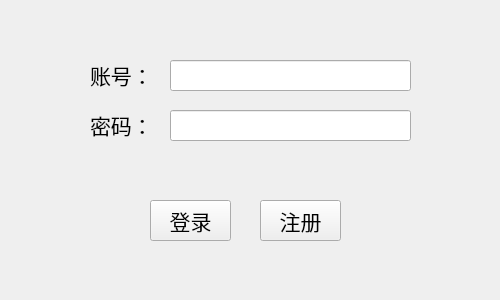
<?xml version="1.0" encoding="UTF-8"?>
<ui version="4.0">
 <class>Login</class>
 <widget class="QWidget" name="Login">
  <property name="geometry">
   <rect>
    <x>0</x>
    <y>0</y>
    <width>500</width>
    <height>300</height>
   </rect>
  </property>
  <property name="windowTitle">
   <string>Login</string>
  </property>
  <widget class="QLabel" name="label">
   <property name="geometry">
    <rect>
     <x>90</x>
     <y>60</y>
     <width>70</width>
     <height>30</height>
    </rect>
   </property>
   <property name="font">
    <font>
     <family>Agency FB</family>
     <pointsize>16</pointsize>
    </font>
   </property>
   <property name="text">
    <string>账号：</string>
   </property>
   <property name="alignment">
    <set>Qt::AlignLeading|Qt::AlignLeft|Qt::AlignVCenter</set>
   </property>
  </widget>
  <widget class="QLabel" name="label_2">
   <property name="geometry">
    <rect>
     <x>90</x>
     <y>110</y>
     <width>70</width>
     <height>30</height>
    </rect>
   </property>
   <property name="font">
    <font>
     <family>Agency FB</family>
     <pointsize>16</pointsize>
    </font>
   </property>
   <property name="text">
    <string>密码：</string>
   </property>
   <property name="alignment">
    <set>Qt::AlignLeading|Qt::AlignLeft|Qt::AlignVCenter</set>
   </property>
  </widget>
  <widget class="QLineEdit" name="li_qq_email">
   <property name="geometry">
    <rect>
     <x>170</x>
     <y>60</y>
     <width>241</width>
     <height>31</height>
    </rect>
   </property>
   <property name="font">
    <font>
     <family>宋体</family>
     <pointsize>12</pointsize>
    </font>
   </property>
  </widget>
  <widget class="QLineEdit" name="li_passwd">
   <property name="geometry">
    <rect>
     <x>170</x>
     <y>110</y>
     <width>241</width>
     <height>31</height>
    </rect>
   </property>
   <property name="font">
    <font>
     <family>宋体</family>
     <pointsize>12</pointsize>
    </font>
   </property>
  </widget>
  <widget class="QPushButton" name="ps_login">
   <property name="geometry">
    <rect>
     <x>150</x>
     <y>200</y>
     <width>81</width>
     <height>41</height>
    </rect>
   </property>
   <property name="font">
    <font>
     <family>Agency FB</family>
     <pointsize>16</pointsize>
    </font>
   </property>
   <property name="text">
    <string>登录</string>
   </property>
  </widget>
  <widget class="QPushButton" name="ps_registered">
   <property name="geometry">
    <rect>
     <x>260</x>
     <y>200</y>
     <width>81</width>
     <height>41</height>
    </rect>
   </property>
   <property name="font">
    <font>
     <family>Agency FB</family>
     <pointsize>16</pointsize>
    </font>
   </property>
   <property name="text">
    <string>注册</string>
   </property>
  </widget>
 </widget>
 <resources/>
 <connections/>
</ui>
